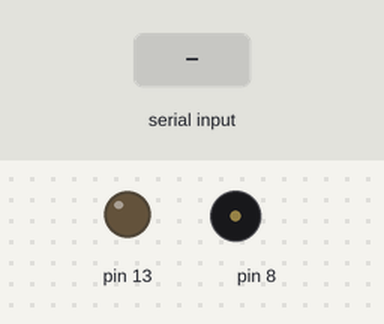
Simulated run of this sketch. Board: Arduino Uno, built with avr-gcc and run on an emulated ATmega328P. On the bench: output pins drawn as LEDs (lit = HIGH), buzzer (waves = sounding). Inputs (shaded band) come from the test bench.

Above: at 1.2 s.
1.3 s: "1\n" received over Serial
At 1.8 s:
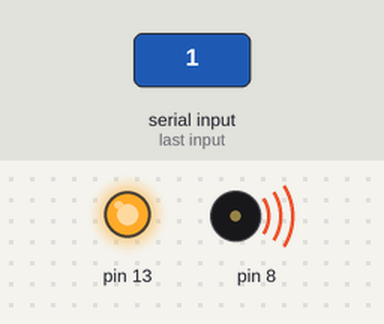
2.8 s: byte 44 (',') received over Serial
At 3.3 s:
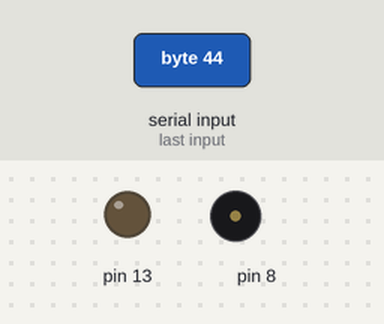
Timing chart, 0 to 5.8 s (numbered marks = the images above; inputs shaded):
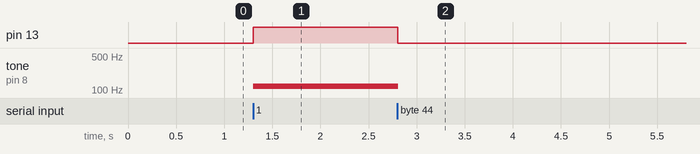

Measured:
- after the input at 1.3 s, pin 13: LOW → HIGH at once; tone on pin 8: silent → 120 Hz at once
- after the input at 2.8 s, pin 13: HIGH → LOW at once; tone on pin 8: 120 Hz → silent at once

The sketch:

serial_PtoA_arduino.ino
```cpp
#define NUM_OF_VALUES_FROM_PROCESSING 3 /* CHANGE THIS ACCORDING TO YOUR PROJECT */

/* This array stores values from Processing */
int processing_values[NUM_OF_VALUES_FROM_PROCESSING];


void setup() {
  Serial.begin(9600);
  pinMode(13, OUTPUT);
}

void loop() {
  getSerialData();

  // add your code here using elements in the values array
  // this example assumes a buzzer is connected to pin 8

  if (processing_values[0] == 1) {
    // turn on an LED when the mouse is pressed
    digitalWrite(13, HIGH);
    // map values from mouseX (0-500) to an audible frequency (120-1500Hz)
    int f = map(processing_values[1], 0, 500, 120, 1500);
    // map values from mouseY (0-500) to the duration (10-2000ms)
    int d = map(processing_values[2], 0, 500, 10, 2000);
    // play the pitch
    tone(8, f, d);
    delay(1);  // delay in between reads for stability
  } else {
    digitalWrite(13, LOW);
  }
}


/* Receive Serial data from Processing */
/* You won't need to change this code  */

void getSerialData() {
  static int tempValue = 0;  // the "static" makes the local variable retain its value between calls of this function
  static int tempSign = 1;
  static int valueIndex = 0;

  while (Serial.available()) {
    char c = Serial.read();
    if (c >= '0' && c <= '9') {
      // received a digit:
      // multiply the current value by 10, and add the character (converted to a number) as the last digit
      tempValue = tempValue * 10 + (c - '0');
    } else if (c == '-') {
      // received a minus sign:
      // make a note to multiply the final value by -1
      tempSign = -1;
    } else if (c == ',' || c == '\n') {
      // received a comma, or the newline character at the end of the line:
      // update the processing_values array with the temporary value
      if (valueIndex < NUM_OF_VALUES_FROM_PROCESSING) {  // should always be the case, but double-check
        processing_values[valueIndex] = tempValue * tempSign;
      }
      // get ready for the new data by resetting the temporary value and sign
      tempValue = 0;
      tempSign = 1;
      if (c == ',') {
        // move to dealing with the next entry in the processing_values array
        valueIndex = valueIndex + 1;
      } else {
        // except when we reach the end of the line
        // go back to the first entry in this case
        valueIndex = 0;
      }
    }
  }
}
```
